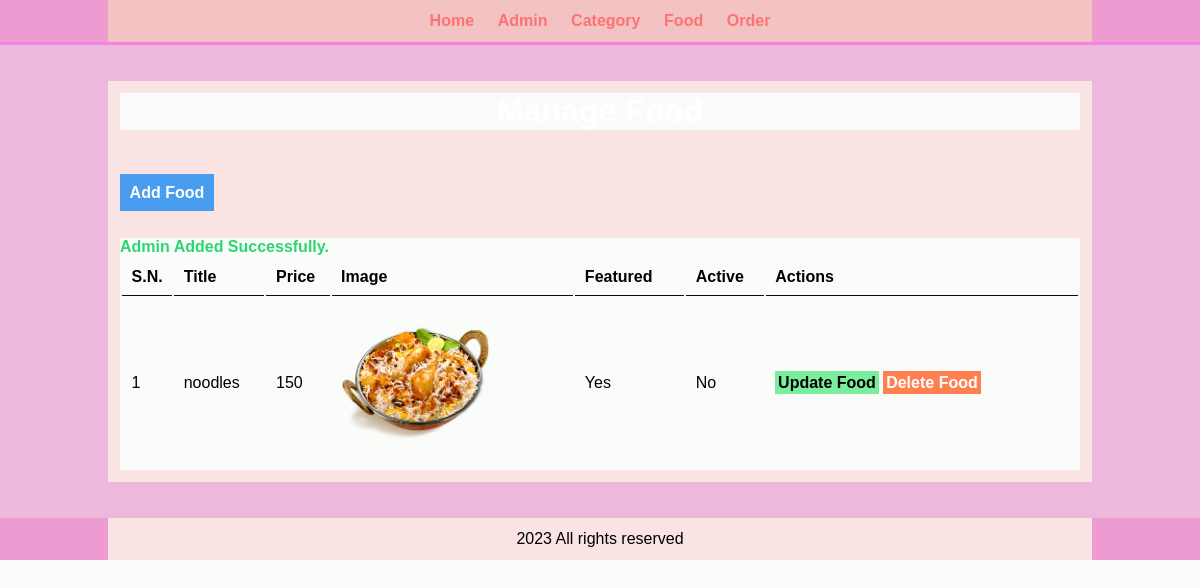
The app's page /admin/manage-food.php (signed in) with its own data.
### tables this page shows
CREATE TABLE `tbl_food` (
  `id` int(10) UNSIGNED NOT NULL,
  `title` varchar(100) NOT NULL,
  `description` text NOT NULL,
  `price` decimal(10,0) NOT NULL,
  `image_name` varchar(255) NOT NULL,
  `category_id` int(10) UNSIGNED NOT NULL,
  `featured` varchar(10) NOT NULL,
  `active` varchar(10) NOT NULL
);

### admin/manage-food.php (the view, shortened to what this page needs)
<?php include('partials/menu.php') ?>
<div class="main-content">
    <div class="wrapper">
        <h1 style="color:white;text-align:center;">Manage Food</h1>
        <br><br><br>
        <a href="<?php echo SITEURL; ?>admin/add-food.php" class="btn-primary">Add Food</a>
        <br><br><br>
        <?php
            if(isset($_SESSION['add']))
            {
                echo $_SESSION['add'];
            }
        ?>
        <table class="tbl-full" style="color:white">
            <tr>
                <th>S.N.</th>
                <th>Title</th>
                <th>Price</th>
                <th>Image</th>
                <th>Featured</th>
                <th>Active</th>
                <th>Actions</th>
            </tr>
            <?php
                $sql = "SELECT * FROM tbl_food";
                $res = mysqli_query($conn, $sql);
                $count = mysqli_num_rows($res);
                $sn = 1;
                if($count>0)
                {
                    while($row=mysqli_fetch_assoc($res))
                    {
                        $id = $row['id'];
                        $title = $row['title'];
                        $price = $row['price'];
                        $image_name = $row['image_name'];
                        $featured = $row['featured'];
                        $active = $row['active'];
                        ?>
                        <tr>
                            <td><?php echo $sn++; ?></td>
                            <td><?php echo $title; ?></td>
                            <td><?php echo $price; ?></td>
                            <td>
                                <?php
                                    if($image_name=="")
                                    {
                                        echo "<div class='error'>Image Not Added!!!</div>";
                                    }
                                    else
                                    {
                                        ?>
                                        <img src="<?php echo SITEURL; ?>images/food/<?php echo $image_name; ?>" width="150px" >
                                        <?php
                                    }
                                ?>
                            </td>
                            <td><?php echo $featured; ?></td>
                            <td><?php echo $active; ?></td>
                            <td>
                                <a href="<?php echo SITEURL; ?>admin/update-food.php?id=<?php echo $id; ?>" class="btn-secondary">Update Food</a>
                                <a href="<?php echo SITEURL; ?>admin/delete-food.php?id=<?php echo $id; ?>&image_name=<?php echo $image_name; ?>" class="btn-danger">Delete Food</a>
                            </td>
                        </tr>
                        <?php
                    }
                }
                else
                {
                    echo "<tr><td colspan='7' class='error'>Food not Added Yet...</td></tr>";
                }
            ?>
        </table>
    </div>
</div>
<?php include('partials/footer.php')?>

### css/admin.css (style rules this page uses)
* { margin: 0; padding: 0; font-family: Arial, Helvetica, sans-serif; background-color: rgb(249, 252, 248); color: rgb(252, 255, 252); }
.wrapper { padding: 1%; width: 80%; margin: 0 auto; background-color: #fae3e3; }
.tbl-full { width: 100%; }
.tbl-full tr th ,td { color: black; }
table tr th { border-bottom: 1px solid rgb(12, 12, 12); padding: 1%; text-align: left; }
table tr td { padding: 1%; }
.btn-primary { background-color: #499df1; padding: 1%; color: white; text-decoration: none; font-weight: bold; }
.btn-secondary { background-color: #7bed9f; padding: 1%; color: black; text-decoration: none; font-weight: bold; }
.btn-danger { background-color: #ff7f50; padding: 1%; color: white; text-decoration: none; font-weight: bold; }
.success { color: #2ed573; font-weight: bold; }
.menu .wrapper,ul,li,a { background-color: #f3c3c3; }
.main-content { background-color: rgb(236, 185, 220); padding: 3% 0; }

### records on screen
tbl_food: title "noodles", price "150", image_name (picture), featured "Yes", active "No"

### other values on screen
$_SESSION['add'] "Admin Added Successfully."
